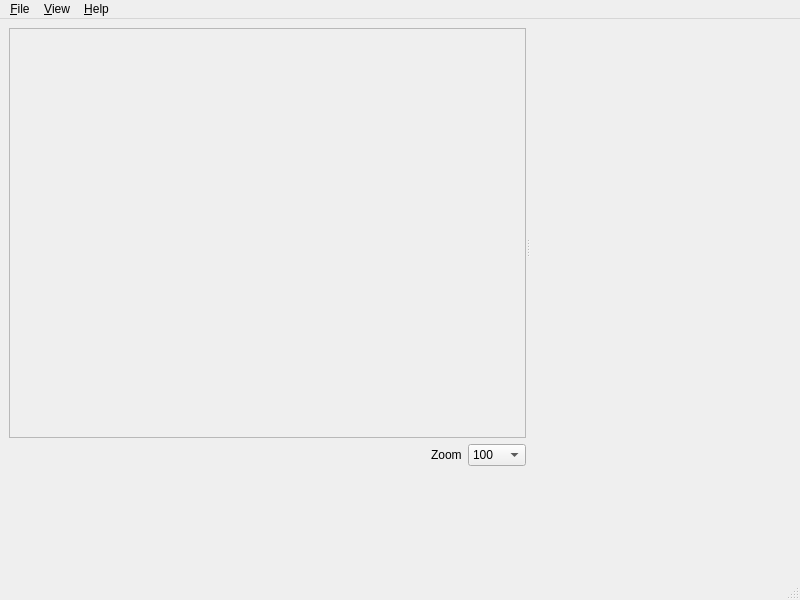
<?xml version="1.0" encoding="UTF-8"?>
<ui version="4.0">
 <class>MainWindow</class>
 <widget class="QMainWindow" name="MainWindow">
  <property name="geometry">
   <rect>
    <x>0</x>
    <y>0</y>
    <width>800</width>
    <height>600</height>
   </rect>
  </property>
  <property name="windowTitle">
   <string>MainWindow</string>
  </property>
  <widget class="QWidget" name="centralwidget">
   <layout class="QVBoxLayout" name="verticalLayout_4" stretch="9,2">
    <item>
     <widget class="QSplitter" name="splitter">
      <property name="orientation">
       <enum>Qt::Horizontal</enum>
      </property>
      <widget class="QWidget" name="">
       <layout class="QVBoxLayout" name="verticalLayout">
        <item>
         <widget class="QScrollArea" name="scrollArea">
          <property name="minimumSize">
           <size>
            <width>50</width>
            <height>50</height>
           </size>
          </property>
          <property name="widgetResizable">
           <bool>true</bool>
          </property>
          <widget class="GE5Widget" name="ge5">
           <property name="geometry">
            <rect>
             <x>0</x>
             <y>0</y>
             <width>551</width>
             <height>402</height>
            </rect>
           </property>
           <property name="sizePolicy">
            <sizepolicy hsizetype="Expanding" vsizetype="Expanding">
             <horstretch>0</horstretch>
             <verstretch>0</verstretch>
            </sizepolicy>
           </property>
           <property name="minimumSize">
            <size>
             <width>256</width>
             <height>212</height>
            </size>
           </property>
          </widget>
         </widget>
        </item>
        <item>
         <layout class="QHBoxLayout" name="horizontalLayout">
          <item>
           <spacer name="horizontalSpacer">
            <property name="orientation">
             <enum>Qt::Horizontal</enum>
            </property>
            <property name="sizeHint" stdset="0">
             <size>
              <width>40</width>
              <height>20</height>
             </size>
            </property>
           </spacer>
          </item>
          <item>
           <widget class="QLabel" name="label">
            <property name="text">
             <string>Zoom</string>
            </property>
           </widget>
          </item>
          <item>
           <widget class="QComboBox" name="comboBox">
            <item>
             <property name="text">
              <string>100</string>
             </property>
            </item>
            <item>
             <property name="text">
              <string>200</string>
             </property>
            </item>
            <item>
             <property name="text">
              <string>400</string>
             </property>
            </item>
            <item>
             <property name="text">
              <string>800</string>
             </property>
            </item>
            <item>
             <property name="text">
              <string>1600</string>
             </property>
            </item>
           </widget>
          </item>
         </layout>
        </item>
       </layout>
      </widget>
      <widget class="QFrame" name="spritegridframe">
       <property name="sizePolicy">
        <sizepolicy hsizetype="Preferred" vsizetype="Expanding">
         <horstretch>0</horstretch>
         <verstretch>0</verstretch>
        </sizepolicy>
       </property>
       <layout class="QVBoxLayout" name="verticalLayout_3">
        <item>
         <widget class="spriteGrid" name="spritegrd" native="true">
          <property name="sizePolicy">
           <sizepolicy hsizetype="Preferred" vsizetype="Expanding">
            <horstretch>0</horstretch>
            <verstretch>0</verstretch>
           </sizepolicy>
          </property>
          <property name="minimumSize">
           <size>
            <width>50</width>
            <height>50</height>
           </size>
          </property>
         </widget>
        </item>
        <item>
         <spacer name="verticalSpacer">
          <property name="orientation">
           <enum>Qt::Vertical</enum>
          </property>
          <property name="sizeHint" stdset="0">
           <size>
            <width>20</width>
            <height>40</height>
           </size>
          </property>
         </spacer>
        </item>
       </layout>
      </widget>
     </widget>
    </item>
    <item>
     <widget class="QFrame" name="frame">
      <property name="sizePolicy">
       <sizepolicy hsizetype="Minimum" vsizetype="Minimum">
        <horstretch>0</horstretch>
        <verstretch>0</verstretch>
       </sizepolicy>
      </property>
      <layout class="QVBoxLayout" name="verticalLayout_2">
       <item>
        <widget class="spritePaternView" name="spritepatvw" native="true">
         <property name="sizePolicy">
          <sizepolicy hsizetype="Minimum" vsizetype="Preferred">
           <horstretch>0</horstretch>
           <verstretch>0</verstretch>
          </sizepolicy>
         </property>
         <property name="minimumSize">
          <size>
           <width>50</width>
           <height>50</height>
          </size>
         </property>
        </widget>
       </item>
      </layout>
     </widget>
    </item>
   </layout>
  </widget>
  <widget class="QMenuBar" name="menubar">
   <property name="geometry">
    <rect>
     <x>0</x>
     <y>0</y>
     <width>800</width>
     <height>20</height>
    </rect>
   </property>
   <widget class="QMenu" name="menu_File">
    <property name="title">
     <string>&amp;File</string>
    </property>
    <addaction name="separator"/>
    <addaction name="action_Open_ge5_file"/>
    <addaction name="actionLoad_ge5_to_grid"/>
    <addaction name="separator"/>
    <addaction name="action_Save_gen_file"/>
    <addaction name="actionSave_grid_to_ge5"/>
    <addaction name="separator"/>
    <addaction name="action_Quit"/>
   </widget>
   <widget class="QMenu" name="menu_View">
    <property name="title">
     <string>&amp;View</string>
    </property>
    <addaction name="actionShow_grid"/>
   </widget>
   <widget class="QMenu" name="menu_Help">
    <property name="title">
     <string>&amp;Help</string>
    </property>
    <addaction name="action_About"/>
    <addaction name="actionAbout_Qt"/>
   </widget>
   <addaction name="menu_File"/>
   <addaction name="menu_View"/>
   <addaction name="menu_Help"/>
  </widget>
  <widget class="QStatusBar" name="statusbar"/>
  <action name="action_About">
   <property name="text">
    <string>&amp;About</string>
   </property>
  </action>
  <action name="actionAbout_Qt">
   <property name="text">
    <string>About &amp;Qt</string>
   </property>
  </action>
  <action name="actionShow_grid">
   <property name="checkable">
    <bool>true</bool>
   </property>
   <property name="text">
    <string>Show &amp;grid</string>
   </property>
  </action>
  <action name="action_Open_ge5_file">
   <property name="text">
    <string>&amp;Open ge5 file...</string>
   </property>
   <property name="shortcut">
    <string>Ctrl+O</string>
   </property>
  </action>
  <action name="action_Quit">
   <property name="text">
    <string>E&amp;xit</string>
   </property>
   <property name="shortcut">
    <string>Ctrl+Q</string>
   </property>
  </action>
  <action name="action_Save_gen_file">
   <property name="text">
    <string>&amp;Save gen file</string>
   </property>
   <property name="shortcut">
    <string>Ctrl+S</string>
   </property>
  </action>
  <action name="actionLoad_ge5_to_grid">
   <property name="text">
    <string>Load ge5 to grid...</string>
   </property>
  </action>
  <action name="actionSave_grid_to_ge5">
   <property name="text">
    <string>Save grid to ge5...</string>
   </property>
  </action>
 </widget>
 <customwidgets>
  <customwidget>
   <class>GE5Widget</class>
   <extends>QWidget</extends>
   <header location="global">GE5Widget.hh</header>
   <container>1</container>
  </customwidget>
  <customwidget>
   <class>spriteGrid</class>
   <extends>QWidget</extends>
   <header location="global">spriteGrid.hh</header>
   <container>1</container>
  </customwidget>
  <customwidget>
   <class>spritePaternView</class>
   <extends>QWidget</extends>
   <header location="global">spritePaternView.hh</header>
   <container>1</container>
  </customwidget>
 </customwidgets>
 <resources/>
 <connections/>
</ui>
